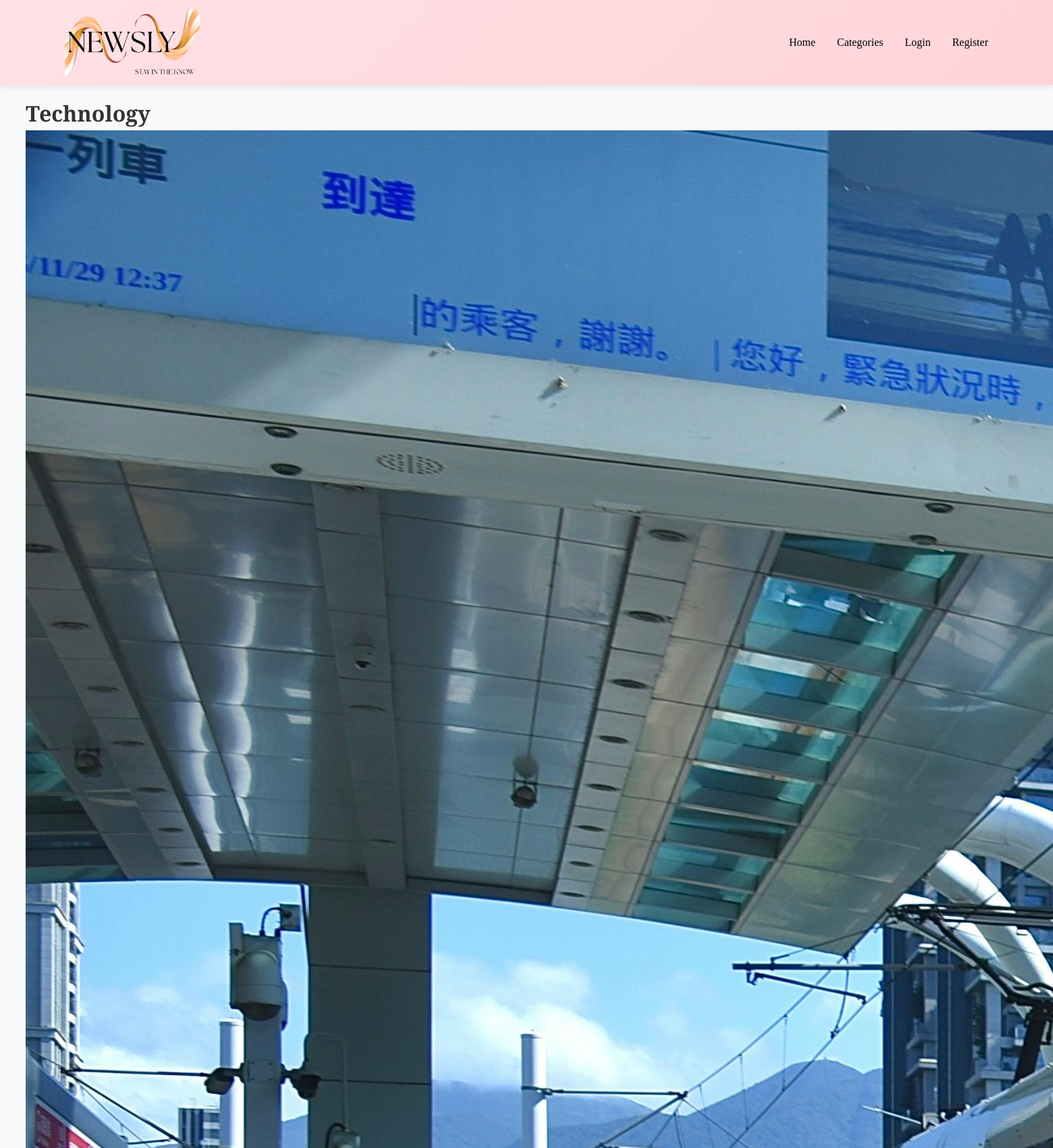
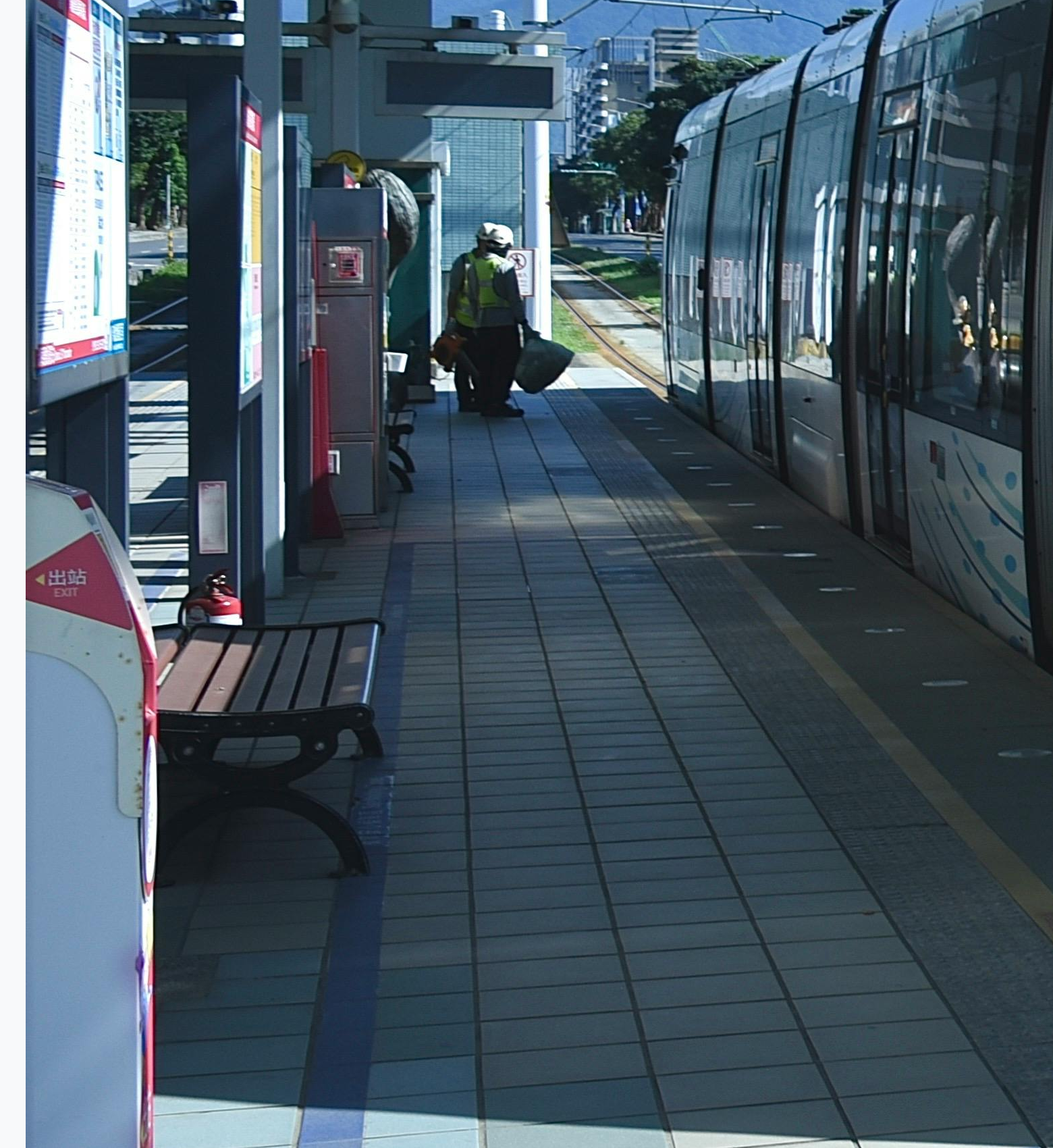
Page /category/1/ (upper part) on the committed database (2 pictures, top to bottom).
### newsapp/models.py (models this page shows, shortened)
class Category(models.Model):
    name = models.CharField(max_length=100)

class Article(models.Model):
    title = models.CharField(max_length=255)
    content = models.TextField()
    image = models.ImageField(upload_to="articles/", blank=True, null=True)
    category = models.ForeignKey(Category, on_delete=models.SET_NULL, null=True)
    author = models.ForeignKey(User, on_delete=models.CASCADE)
    created_at = models.DateTimeField(auto_now_add=True)

### newsapp/views.py (the view)
# urls.py: path('category/<int:category_id>/', views.category_articles, name='category_articles'),
def category_articles(request, category_id):
    category = get_object_or_404(Category, pk=category_id)
    articles = Article.objects.filter(category=category).order_by('-created_at')
    return render(request, 'newsapp/category_articles.html', {
        "category": category,
        "articles": articles
    })

### newsapp/templates/newsapp/category_articles.html (shortened to what this page needs)
{% extends 'newsapp/base.html' %}
{% block content %}
<h1>{{ category.name }}</h1>
<div class="articles-grid">
    {% for article in articles %}
    <article class="article-card">
        {% if article.image %}
        <img src="{{ article.image.url }}" alt="{{ article.title }}" class="article-image">
        {% endif %}
    </article>
    {% empty %}
        <p>No articles in this category yet.</p>
    {% endfor %}
</div>
{% endblock %}

### newsapp/static/newsapp/css/style.css (style rules this page uses)
* { margin: 0; padding: 0; box-sizing: border-box; }
body { font-family: 'Playfair Display', serif; line-height: 1.6; color: #333; background-color: #f8f9fa; }

### rows in the picture
Category: name "Technology"
Article: image (picture)
